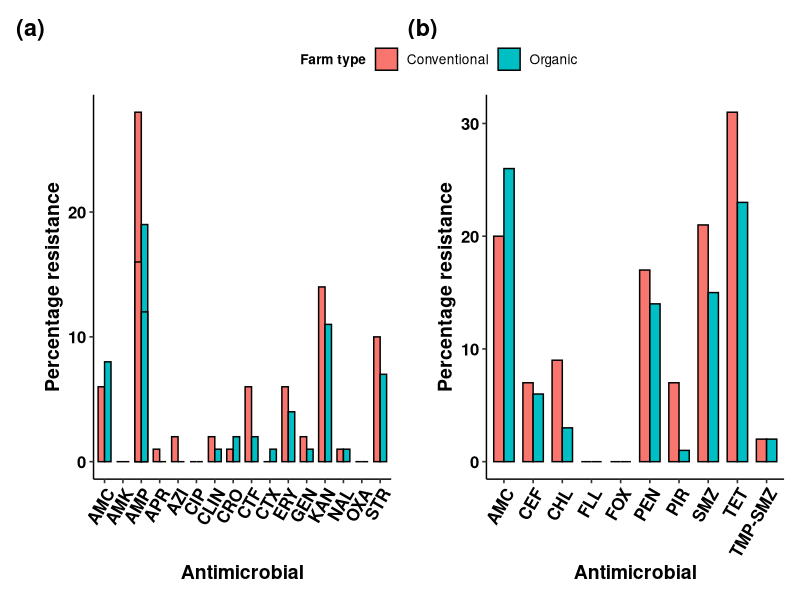

Here is the R script that generated this plot:
library(tidyverse)
library(dplyr)
library(ggpubr)
library(dplyr)
library(patchwork)



#Load data
main_data <- read_csv("conv.csv")

#changing percentage resistance into numeric class and rounding off  
main_data$percent_resistant <- as.numeric(as.character
                                          (main_data$percent_resistant))

main_data$percent_resistant <- round(main_data$percent_resistant, digits = 0)


main_data<- main_data%>%
  mutate(
    host = 
      ifelse(host == "Cows and Calves", 
             "Cattle", host))
      
main_data%>%
  count(host)%>%
  view()

usa_cattle <- main_data %>%
  filter(country == "United States of America" &
           host == "Cattle") %>%
  select("author",
         "country",
         "iso_3",
         "locality",
         "farm_type",
         "sample_type",
         "host",
         "antimicrobial",
         "antimicrobial_compound",
         "who_classification",
         "pathogen",
         "antimicrobial_class",
         
         "percent_resistant",
         
         "no_isolates",
         "sampling_start_date", 
         "sampling_end_date"
  )


##USA cattle critically important

usa_crit <- usa_cattle %>%
  filter(who_classification == "Critically important")



usa_crit1 <- aggregate(percent_resistant~host+farm_type+host+antimicrobial+
                         antimicrobial_class+antimicrobial_compound+
                         who_classification+percent_resistant, usa_crit, mean) 


usa_crit1$percent_resistant <- round(usa_crit1$percent_resistant, digits = 0)

##grouped bar
crit_plot <- ggbarplot(usa_crit1, "antimicrobial_compound", "percent_resistant", 
                     fill = "farm_type", position = position_dodge(0.7),
                     
                     xlab = "Antimicrobial", ylab = "Percentage resistance",
                     legend.title = "Farm type") +
  theme_classic2()+ theme_pubr(base_size = 12,
                               base_family = "",
                               border = FALSE,
                               margin = TRUE,
                               legend = c("top"),
                               x.text.angle = 60)+ labs_pubr()
  
 
##Highly important


usa_high <- usa_cattle %>%
  filter(who_classification == "Highly important")



usa_high1 <- aggregate(percent_resistant~host+farm_type+host+antimicrobial+
                         antimicrobial_class+antimicrobial_compound+
                         who_classification+percent_resistant, usa_high, mean) 


usa_high1$percent_resistant <- round(usa_high1$percent_resistant, digits = 0)

##grouped bar
high_plot <- ggbarplot(usa_high1, "antimicrobial_compound", "percent_resistant", 
                       fill = "farm_type", position = position_dodge(0.7),
                       
                       xlab = "Antimicrobial", ylab = "Percentage resistance",
                       legend.title = "Farm type") +
  theme_classic2()+ theme_pubr(base_size = 12,
                               base_family = "",
                               border = FALSE,
                               margin = TRUE,
                               legend = c("top"),
                               x.text.angle = 60)+ labs_pubr()


p1 <- (crit_plot | high_plot) + plot_annotation(tag_levels = "a",
                                              tag_prefix = "(",
                                              tag_suffix = ")")+
  plot_layout(guides = "collect")&
  theme(plot.tag = element_text(face = "bold"),
        legend.position = "top")

##saving plot
ggsave("p1.png", p1, height = 10, width = 12, dpi = 600)


## drug names and acronyms
drug.names <- usa_cattle %>%
 select(antimicrobial, antimicrobial_compound, antimicrobial_class,
        who_classification)%>%
  unique()
drug.names

write.table(drug.names, file = "drug names and acronyms.csv",
            sep = ",", quote = FALSE, row.names = F)